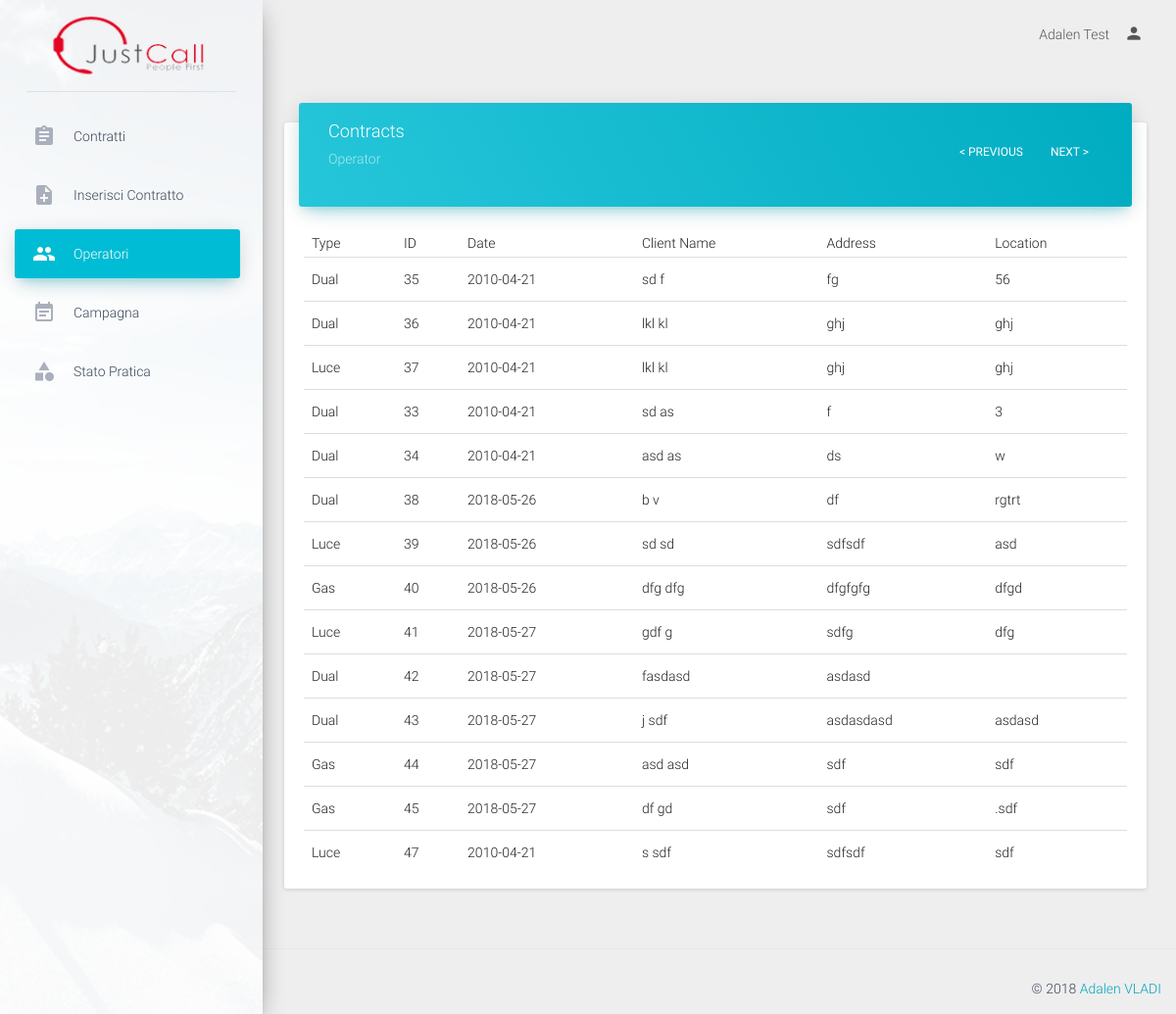
Page /admin/viewUser/6 (signed in) on the earlier database version.
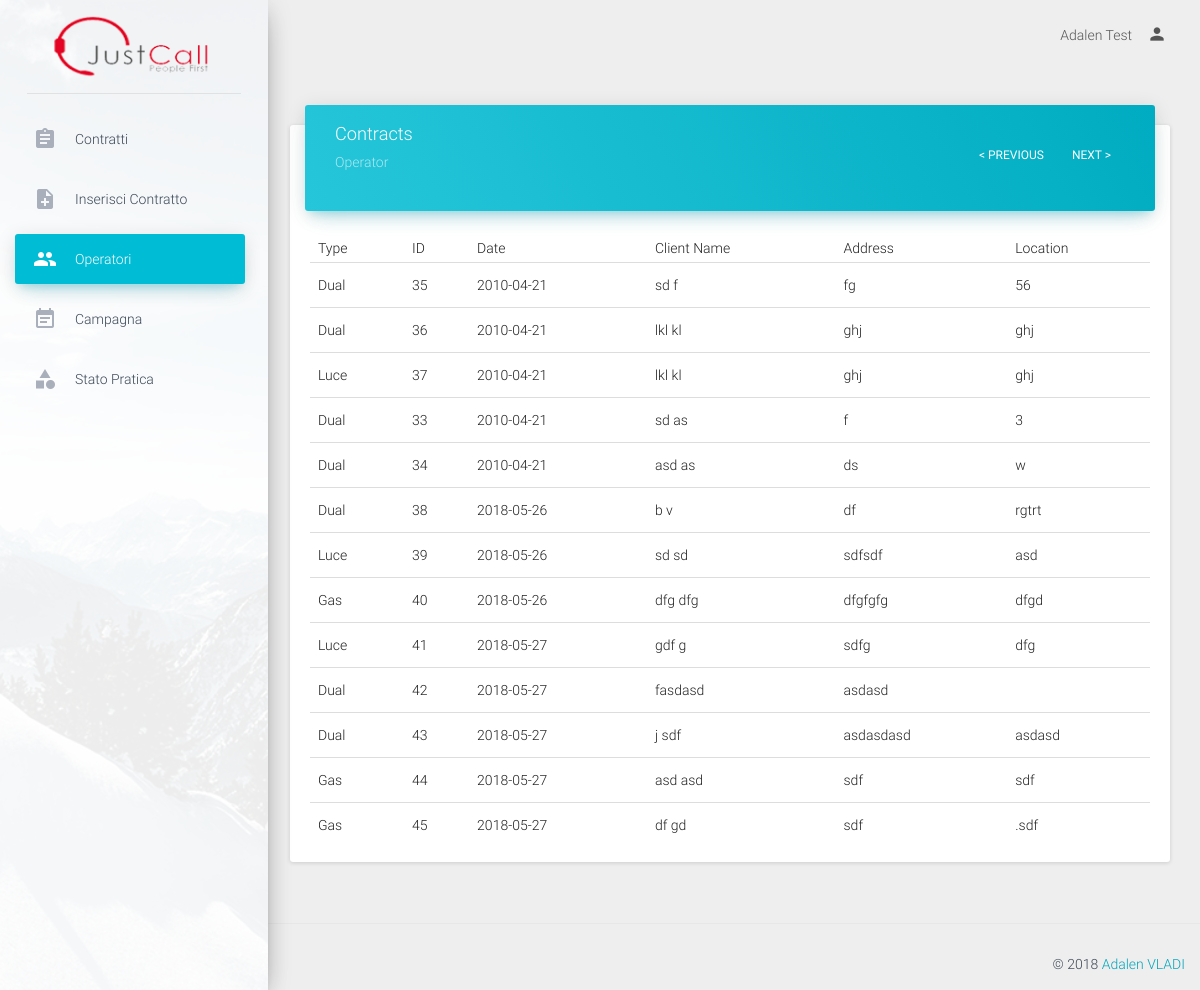
Same page on the later database version.
### tables this page shows
CREATE TABLE IF NOT EXISTS `contracts` (
  `contract_id` int(11) NOT NULL AUTO_INCREMENT,
  `contract_type` enum('luce','gas','dual') NOT NULL,
  `proposal_number` varchar(50) NOT NULL,
  `date` date NOT NULL,
  `ugm_cb` enum('true','false') NOT NULL DEFAULT 'false',
  `analisi_cb` enum('true','false') NOT NULL DEFAULT 'false',
  `iniziative_cb` enum('true','false') NOT NULL DEFAULT 'false',
  `toponimo` varchar(50) NOT NULL,
  `address` text NOT NULL,
  `civico` varchar(30) NOT NULL,
  `price` varchar(50) NOT NULL,
  `location` varchar(100) NOT NULL,
  `cap` varchar(50) NOT NULL,
  `uf_cap` varchar(50) NOT NULL,
  `ddf_cap` varchar(50) NOT NULL,
  `uf_toponimo` varchar(50) NOT NULL,
  `uf_address` text NOT NULL,
  `uf_civico` varchar(30) NOT NULL,
  `uf_price` varchar(50) NOT NULL,
  `uf_location` varchar(100) NOT NULL,
  `ddf_toponimo` varchar(50) NOT NULL,
  `ddf_address` text NOT NULL,
  `ddf_civico` varchar(30) NOT NULL,
  `ddf_price` varchar(50) NOT NULL,
  `ddf_location` varchar(100) NOT NULL,
  `ubicazione_fornitura` enum('resident','non_resident') NOT NULL,
  `domicillazione_documenti_fatture` enum('residenza','ubicazione_fornitura','altro') NOT NULL,
  `listino` varchar(50) NOT NULL,
  `gas_request_type` varchar(50) NOT NULL,
  `gas_pdr` varchar(50) NOT NULL,
  `gas_fornitore_uscente` varchar(50) NOT NULL,
  `gas_consume_annuo` varchar(50) NOT NULL,
  `gas_tipo_riscaldamento` enum('true','false') NOT NULL,
  `gas_tipo_cottura_acqua` enum('true','false') NOT NULL,
  `gas_remi` varchar(50) NOT NULL,
  `gas_matricola` varchar(50) NOT NULL,
  `luce_request_type` varchar(50) NOT NULL,
  `luce_pod` varchar(50) NOT NULL,
  `luce_fornitore_uscente` varchar(50) NOT NULL,
  `luce_opzione_oraria` varchar(50) NOT NULL,
  `luce_potenza` varchar(50) NOT NULL,
  `luce_tensione` varchar(50) NOT NULL,
  `luce_consume_annuo` varchar(50) NOT NULL,
  `fature_via_email` enum('true','false') NOT NULL,
  `operator` int(11) NOT NULL COMMENT 'user id',
  `status` int(11) NOT NULL DEFAULT '1' COMMENT 'status id',
  `cancellation_reason` varchar(100) NOT NULL,
  `gender` enum('male','female') NOT NULL,
  `rag_sociale` text NOT NULL,
  `first_name` varchar(50) NOT NULL,
  `last_name` varchar(50) NOT NULL,
  `bussines_name` varchar(50) NOT NULL,
  `client_type` enum('personal','intestario','delega') NOT NULL,
  `tel_number` varchar(30) NOT NULL,
  `alt_number` varchar(30) NOT NULL,
  `cel_number` varchar(30) NOT NULL,
  `cel_number2` varchar(30) NOT NULL,
  `cel_number3` varchar(30) NOT NULL,
  `email` varchar(50) NOT NULL,
  `alt_email` varchar(50) NOT NULL,
  `birth_nation` varchar(50) NOT NULL,
  `vat_number` varchar(50) NOT NULL,
  `partita_iva` varchar(50) NOT NULL,
  `birth_date` date NOT NULL,
  `birth_municipality` varchar(50) NOT NULL,
  `delega_first_name` varchar(50) NOT NULL,
  `delega_last_name` varchar(50) NOT NULL,
  `delega_vat_number` varchar(100) NOT NULL,
  `document_type` enum('id_card','passport','patent') NOT NULL,
  `document_number` varchar(100) NOT NULL,
  `document_date` date NOT NULL,
  `document_expiry` date NOT NULL,
  `iban_code` varchar(50) NOT NULL,
  `iban_accounthoder` varchar(50) NOT NULL,
  `iban_fiscal_code` varchar(50) NOT NULL,
  `payment_type` enum('postal','cc') NOT NULL,
  `note` text NOT NULL,
  `campaign` int(11) NOT NULL COMMENT 'campaign_id',
  `supervisor` int(11) NOT NULL COMMENT 'user_id',
  PRIMARY KEY (`contract_id`),
  UNIQUE KEY `contract_id_2` (`contract_id`),
  KEY `contract_id` (`contract_id`),
  KEY `contract_id_3` (`contract_id`),
  KEY `contract_id_4` (`contract_id`)
);

### application/controller/admin.php (called while the page is built, shortened)
<?php
class admin extends Controller
{
    public function viewUser($user_id){
        $contracts=$this->model->getContractsByUser($user_id);
        require APP . 'view/admin/header.php';
        require APP . 'view/admin/viewUser.php';
        require APP . 'view/admin/footer.php';
    }
}

### public/index.php (called while the page is built, shortened)
<?php
require APP . 'core/controller.php';
$app = new Application();

### application/core/controller.php (called while the page is built, shortened)
<?php
class Controller
{
    public $db = null;
    private function openDatabaseConnection()
    {
        $options = array(PDO::ATTR_DEFAULT_FETCH_MODE => PDO::FETCH_OBJ, PDO::ATTR_ERRMODE => PDO::ERRMODE_WARNING);
        $this->db = new PDO(DB_TYPE . ':host=' . DB_HOST . ';dbname=' . DB_NAME . ';charset=' . DB_CHARSET, DB_USER, DB_PASS, $options);
    }
    public function loadModel()
    {
        if (isset($_SESSION['role'])) {
            switch ($_SESSION['role']) {
                case 'admin':
                    require APP . 'model/admin.php';
                    break;
            }
        }else{
            require APP . 'model/model.php';
        }
        $this->model = new Model($this->db);
    }
}

### application/model/admin.php (called while the page is built, shortened)
<?php
class Model
{
    function __construct($db)
    {
        try {
            $this->db = $db;
        } catch (PDOException $e) {
            exit('Database connection could not be established.');
        }
    }
    public function getContractsByUser($user_id ){
        $page=(int)(isset($_GET['page'])? $_GET['page']:0);
        $limiter=100;
        $pager=$limiter*$page;
        $sql='SELECT * FROM contracts WHERE operator=:user_id LIMIT :pager, :limiter ';
        $query = $this->db->prepare($sql);
        $query->bindParam(':pager', $pager, PDO::PARAM_INT);
        $query->bindParam(':limiter', $limiter, PDO::PARAM_INT);
        $query->bindParam(':user_id', $user_id, PDO::PARAM_INT);
        $query->execute();
        return $query->fetchAll();
    }
}

### application/view/admin/viewUser.php (the view, shortened to what the changed rows need)
<div class="content">
    <div class="container-fluid">
        <div class="row">
            <div class="col-md-12">
                <div class="card">
                    <div class="card-content table-responsive">
                        <table class="table table-hover">
                            <thead>
                                <th>Type</th>
                                <th>ID</th>
                                <th>Date</th>
                                <th>Client Name</th>
                                <th>Address</th>
                                <th>Location</th>
                            </thead>
                            <tbody>
                                <?php
                                    $output='';
                                    foreach ($contracts as $contract) {
                                        $output.='<tr>';
                                                    if ($contract->contract_type=='gas') {
                                                        $output.='<td>Gas</td>';
                                                    }elseif ($contract->contract_type=='luce') {
                                                        $output.='<td>Luce</td>';
                                                    }elseif ($contract->contract_type=='dual') {
                                                        $output.='<td>Dual</td>';
                                                    }
                                        $output.='<td>'.$contract->contract_id.'</td>
                                                    <td>'.$contract->date.'</td>
                                                    <td>'.$contract->first_name.' '.$contract->last_name.'</td>
                                                    <td>'.$contract->address.'</td>
                                                    <td>'.$contract->location.'</td>';
                                        $output.='</tr>';
                                    }
                                    echo $output;
                                 ?>
                            </tbody>
                        </table>
                    </div>
                </div>
            </div>
        </div>
    </div>
</div>

Differences in the rows shown:
removed contracts: contract_type "Luce", contract_id "47", date "2010-04-21", first_name "s", last_name "sdf", address "sdfsdf", location "sdf"
